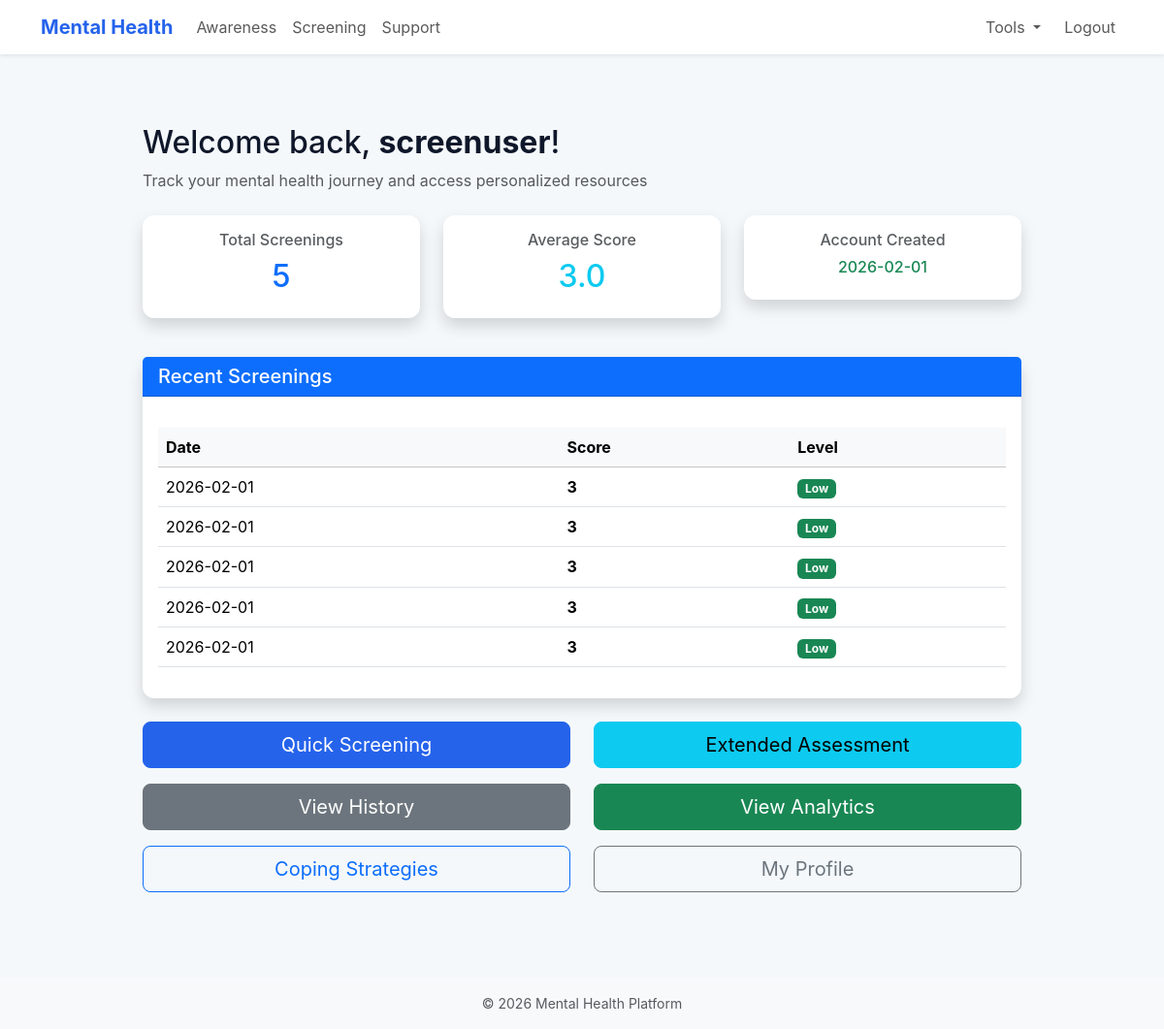
The app's page /dashboard (signed in) with its own data.
### models.py (models this page shows, shortened)
class User(Base, UserMixin):
    __tablename__ = 'users'
    id = Column(Integer, primary_key=True)
    username = Column(String(120), unique=True, nullable=False)
    email = Column(String(120), unique=True, nullable=True)
    password = Column(String(255), nullable=False)
    role = Column(String(50), default='user', nullable=False)  # 'user' or 'admin'
    created_at = Column(DateTime, default=datetime.utcnow)
    updated_at = Column(DateTime, default=datetime.utcnow, onupdate=datetime.utcnow)
    bio = Column(Text, nullable=True)
    preferences = Column(Text, nullable=True)  # JSON string for user preferences
    screenings = relationship('Screening', back_populates='user', cascade='all, delete-orphan')
    coping_logs = relationship('CopingLog', back_populates='user', cascade='all, delete-orphan')
    def is_admin(self):
        return self.role == 'admin'

class Screening(Base):
    __tablename__ = 'screenings'
    id = Column(Integer, primary_key=True)
    user_id = Column(Integer, ForeignKey('users.id'), nullable=False)
    score = Column(Integer, nullable=False)
    level = Column(String(50), nullable=False)
    created_at = Column(DateTime, default=datetime.utcnow)
    notes = Column(Text, nullable=True)
    stress_score = Column(Integer, nullable=True)
    anxiety_score = Column(Integer, nullable=True)
    sleep_score = Column(Integer, nullable=True)
    depression_score = Column(Integer, nullable=True)
    social_score = Column(Integer, nullable=True)
    user = relationship('User', back_populates='screenings')
    recommendations = relationship('Recommendation', back_populates='screening', cascade='all, delete-orphan')

### app.py (the view)
@app.route('/dashboard')
@login_required
def dashboard():
    if not current_user.is_authenticated:
        flash('Please log in first.', 'warning')
        return redirect(url_for('login'))
    session = SessionLocal()
    try:
        try:
            user_id = int(current_user.get_id())
        except:
            user_id = int(current_user.id)
        screenings = session.query(Screening).filter_by(user_id=user_id).order_by(Screening.created_at.desc()).limit(10).all()
        data = [(s.created_at.strftime('%Y-%m-%d'), s.score, s.level) for s in screenings]
        total_screenings = session.query(Screening).filter_by(user_id=user_id).count()
        avg_score = session.query(func.avg(Screening.score)).filter_by(user_id=user_id).scalar() or 0
        return render_template('dashboard.html', data=data, total_screenings=total_screenings, avg_score=round(avg_score, 2))
    except Exception as e:
        print(f'Dashboard error: {str(e)}')
        flash('Error loading dashboard. Please try again.', 'danger')
        return redirect(url_for('index'))
    finally:
        session.close()

### app.py (called while the page is built)
@login_manager.user_loader
def load_user(user_id):
    session = SessionLocal()
    try:
        user = session.query(User).filter(User.id == int(user_id)).first()
        return user
    except:
        return None
    finally:
        session.close()

@app.context_processor
def inject_user():
    return dict(current_user=current_user)

### templates/dashboard.html (shortened to what this page needs)
{% extends 'base.html' %}
{% block content %}
<div class="container my-5">
  <div class="row">
    <div class="col-md-10 offset-md-1">
      <div class="mb-4">
        <h2>Welcome back, <strong>{{ current_user.username }}</strong>!</h2>
        <p class="text-muted">Track your mental health journey and access personalized resources</p>
      </div>
      <div class="row mb-4">
        <div class="col-md-4 mb-3">
          <div class="card text-center shadow">
            <div class="card-body">
              <h6 class="text-muted">Total Screenings</h6>
              <h2 class="text-primary">{{ total_screenings }}</h2>
            </div>
          </div>
        </div>
        <div class="col-md-4 mb-3">
          <div class="card text-center shadow">
            <div class="card-body">
              <h6 class="text-muted">Average Score</h6>
              <h2 class="text-info">{{ avg_score }}</h2>
            </div>
          </div>
        </div>
        <div class="col-md-4 mb-3">
          <div class="card text-center shadow">
            <div class="card-body">
              <h6 class="text-muted">Account Created</h6>
              <h6 class="text-success">{{ current_user.created_at.strftime('%Y-%m-%d') }}</h6>
            </div>
          </div>
        </div>
      </div>
      <div class="card shadow mb-4">
        <div class="card-header bg-primary text-white">
          <h5 class="mb-0">Recent Screenings</h5>
        </div>
        <div class="card-body">
          {% if data %}
          <div class="table-responsive">
            <table class="table table-hover">
              <thead class="table-light">
                <tr>
                  <th>Date</th>
                  <th>Score</th>
                  <th>Level</th>
                </tr>
              </thead>
              <tbody>
                {% for date, score, level in data %}
                <tr>
                  <td>{{ date }}</td>
                  <td><strong>{{ score }}</strong></td>
                  <td>
                    {% if level == 'High' %}
                      <span class="badge bg-danger">{{ level }}</span>
                    {% elif level == 'Moderate' %}
                      <span class="badge bg-warning">{{ level }}</span>
                    {% else %}
                      <span class="badge bg-success">{{ level }}</span>
                    {% endif %}
                  </td>
                </tr>
                {% endfor %}
              </tbody>
            </table>
          </div>
          {% else %}
          <p class="text-muted">No screenings yet. Start with a quick assessment!</p>
          {% endif %}
        </div>
      </div>
      <div class="row">
        <div class="col-md-6 mb-3">
          <a class="btn btn-primary btn-lg w-100" href="/screening">Quick Screening</a>
        </div>
        <div class="col-md-6 mb-3">
          <a class="btn btn-info btn-lg w-100" href="/extended-screening">Extended Assessment</a>
        </div>
        <div class="col-md-6 mb-3">
          <a class="btn btn-secondary btn-lg w-100" href="/history">View History</a>
        </div>
        <div class="col-md-6 mb-3">
          <a class="btn btn-success btn-lg w-100" href="/analytics">View Analytics</a>
        </div>
        <div class="col-md-6 mb-3">
          <a class="btn btn-outline-primary btn-lg w-100" href="/coping-strategies">Coping Strategies</a>
        </div>
        <div class="col-md-6 mb-3">
          <a class="btn btn-outline-secondary btn-lg w-100" href="/profile">My Profile</a>
        </div>
      </div>
    </div>
  </div>
</div>
{% endblock %}

### static/style.css (style rules this page uses)
:root { --brand: #2563eb; --muted: #6b7280; --bg: #f4f8fb; --card: #ffffff; }
* { box-sizing: border-box; }
html, body { height: 100%; }
body { font-family: "Inter", system-ui, -apple-system, "Segoe UI", Roboto, "Helvetica Neue", Arial, "Noto Sans", "Liberation Sans", sans-serif; background: var(--bg); color: #0f172a; -webkit-font-smoothing: antialiased; -moz-osx-font-smoothing: grayscale; }
a { text-decoration: none; }
.card { background: var(--card); border: 0; border-radius: 12px; box-shadow: 0 6px 18px rgba(16,24,40,0.06); }
.btn-primary { background-color: var(--brand); border-color: var(--brand); }
.table-responsive { margin-top: 1rem; }

### records on screen
User: username "screenuser", created_at "2026-02-01"
Screening: created_at "2026-02-01", score "3", level "Low"
Screening: created_at "2026-02-01", score "3", level "Low"
Screening: created_at "2026-02-01", score "3", level "Low"
Screening: created_at "2026-02-01", score "3", level "Low"
Screening: created_at "2026-02-01", score "3", level "Low"

### other values on screen
{{ total_screenings }} "5"
{{ avg_score }} "3.0"
